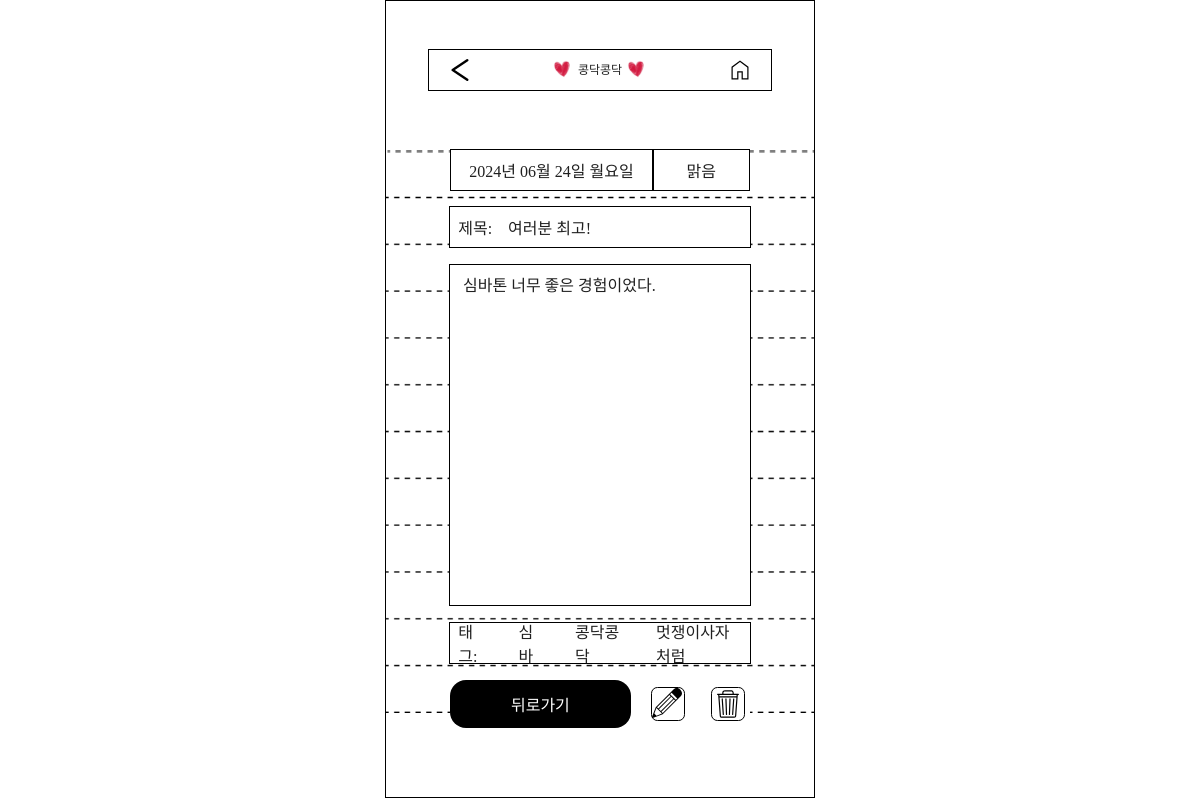
Screenshot of /category/c/만해광장/post/4/?next=/all_posts/ (signed in) with the database file from the repository.
### main/models.py (models this page shows, shortened)
class Post(models.Model):
    WEATHER_CHOICES = [
        ('sunny', '맑음'),
        ('cloudy', '흐림'),
        ('rainy', '비'),
        ('snowy', '눈'),
    ]
    title = models.CharField(max_length=200)
    content = models.TextField()
    category = models.CharField(max_length=50)
    subcategory = models.CharField(max_length=50)
    author = models.ForeignKey(User, on_delete=models.CASCADE)
    created_at = models.DateTimeField(auto_now_add=True)
    weather = models.CharField(max_length=10, choices=WEATHER_CHOICES, default='sunny')
    tags = models.ManyToManyField(Tag, related_name='posts', blank=True)
    bookmark = models.ManyToManyField(User, related_name='bookmark', blank=True)

class Tag(models.Model):
    name = models.CharField(max_length=30, null=False, blank=False)

### main/views.py (the view)
# urls.py: path('category/<str:category>/<str:subcategory>/post/<int:post_id>/', views.post_detail, name='post_detail'),
@login_required
def post_detail(request, category, subcategory, post_id):
    post = get_object_or_404(Post, id=post_id, category=category, subcategory=subcategory)
    return render(request, 'main/post_detail.html', {'post': post, 'next': request.GET.get('next')})

### main/templates/main/post_detail.html (shortened to what this page needs)
{% extends 'base.html' %} {% block content %} {% include 'shared/_topnav.html'%}
{% load static %}
<link
  rel="stylesheet"
  type="text/css"
  href="{% static 'css/post_detail.css'%}"
/>
<div class="edit_container">
  <div class="edit_frame1">
    <div>{{ post.created_at|date:"Y년 m월 d일 l" }}</div>
    <div>{{post.weather}}</div>
  </div>
  <div class="edit_title">
    <div>제목:</div>
    <div>{{post.title}}</div>
  </div>
  <div name="content" id="edit_textarea">
    <div>{{post.content}}</div>
  </div>
  <div class="edit_frame2">
    <div>태그:</div>
    {% for tag in post.tags.all %}
    <div>{{ tag.name }}</div>
    {% endfor %}
  </div>
  <div class="edit_frame3">
    <div id="back_edit">뒤로가기</div>
    <button id="edit_diary">
    </button>
    <button id="delete_diary">
    </button>
  </div>
</div>
{% endblock %}

### project/static/css/base/index.css (style rules this page uses)
html, body { margin: 0; }
html { background-color: white; font-size: 16px; display: flex; justify-content: center; padding: 0; min-height: 100svh; }
body { width: 430px; height: 99.5svh; }
* { font-family: "Sagak-sagak" !important; }
button { cursor: pointer; }

### project/static/css/post_detail.css (style rules this page uses)
.edit_container { display: flex; flex-direction: column; align-items: center; justify-content: center; width: 100%; height: 85vh; background-image: url("../assets/images/diary.png"); background-repeat: no-repeat; background-position: center; background-size: contain; gap: 1rem; }
.edit_frame1 { display: flex; flex-direction: row; justify-content: center; align-items: center; margin-top: 1rem; width: 70%; height: 2.5rem; background: #fff; font-size: 1rem; line-height: normal; }
.edit_frame1 div { display: flex; align-items: center; justify-content: center; border: 1px solid #000; padding: 0.5rem; }
.edit_frame1 > div:nth-child(1) { width: 70%; }
.edit_frame1 > div:nth-child(2) { width: 30%; }
.edit_title { display: flex; flex-direction: row; justify-content: flex-start; align-items: center; width: 70%; height: 2.5rem; background: #fff; font-size: 1rem; line-height: normal; border: 1px solid #000; }
.edit_title div { padding: 0.5rem; }
#edit_textarea { width: 70%; height: 50%; border: 1px solid #000; background-color: #fff; font-size: 1rem; display: flex; justify-content: flex-start; }
#edit_textarea div { padding: 0.8rem; }
.edit_frame2 { display: flex; flex-direction: row; justify-content: flex-start; align-items: center; width: 70%; height: 2.5rem; background: #fff; font-size: 1rem; font-style: normal; font-weight: 400; line-height: normal; border: 1px solid #000; gap: 1rem; }
.edit_frame2 > div { padding: 0.5rem; }
.edit_frame3 { display: flex; flex-direction: row; justify-content: flex-start; align-items: center; width: 70%; height: 3rem; background: #fff; font-size: 1rem; line-height: normal; position: relative; gap: 1rem; }
#back_edit { display: flex; justify-content: center; align-items: center; flex: 3; height: 100%; border-radius: 1rem; background-color: black; color: white; }
#edit_diary, #delete_diary { flex: 0.4; padding: 0; border: solid 1px black; display: flex; align-items: center; justify-content: center; background: none; box-sizing: border-box; border-radius: 0.4rem; margin: 0.3rem; }

### rows the page displays
Post: created_at "2024년 06월 24일 월요일", weather "맑음", title "여러분 최고!", content "심바톤 너무 좋은 경험이었다."
Tag: name "심바"
Tag: name "콩닥콩닥"
Tag: name "멋쟁이사자처럼"
